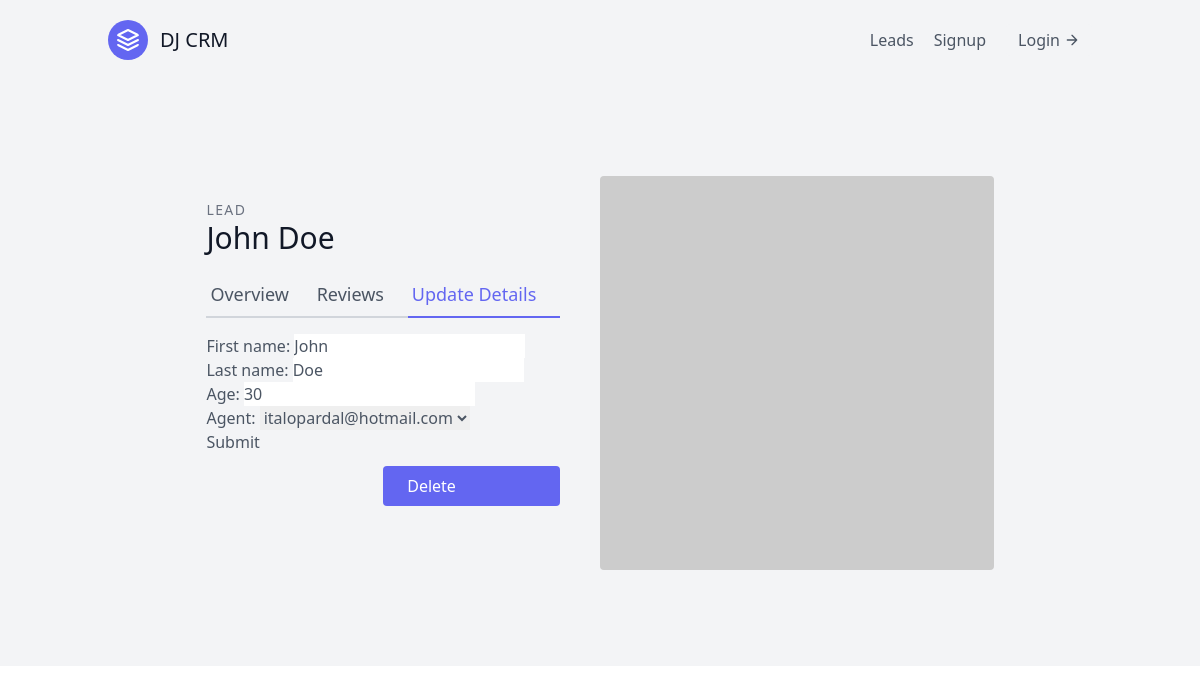
Page /leads/11/update/ on the committed database.
### leads/models.py (models this page shows, shortened)
class Lead(models.Model):
    first_name = models.CharField(max_length=50)
    last_name = models.CharField(max_length=50)
    age = models.IntegerField(default=0)
    agent = models.ForeignKey("Agent", on_delete=models.CASCADE)

### leads/views.py (the view, shortened to what this page needs)
# urls.py: path("<int:pk>/update/", LeadUpdateView.as_view(), name="lead-update"),
class LeadUpdateView(generic.UpdateView):
    template_name = "leads/lead_update.html"
    queryset = Lead.objects.all()
    form_class = LeadModelForm

### leads/forms.py
class LeadModelForm(forms.ModelForm):
    class Meta:
        model = Lead
        fields = (
            "first_name",
            "last_name",
            "age",
            "agent",
        )

### leads/models.py (called while the page is built)
    def __str__(self):
        return self.user.email

### leads/templates/leads/lead_update.html (shortened to what this page needs)
{% extends "base.html" %}
{% block content %}
<section class="text-gray-600 body-font overflow-hidden">
    <div class="container px-5 py-24 mx-auto">
        <div class="lg:w-4/5 mx-auto flex flex-wrap">
            <div class="lg:w-1/2 w-full lg:pr-10 lg:py-6 mb-6 lg:mb-0">
                <h2 class="text-sm title-font text-gray-500 tracking-widest">LEAD</h2>
                <h1 class="text-gray-900 text-3xl title-font font-medium mb-4">{{ lead.first_name}} {{ lead.last_name}}
                </h1>
                <div class="flex mb-4">
                    <a href="{% url 'leads:lead-detail' lead.pk %}"
                        class="flex-grow border-b-2 border-gray-300 py-2 text-lg px-1">
                        Overview
                    </a>
                    <a class="flex-grow border-b-2 border-gray-300 py-2 text-lg px-1">
                        Reviews
                    </a>
                    <a href="{% url 'leads:lead-update' lead.pk %}"
                        class="flex-grow text-indigo-500 border-b-2 border-indigo-500 py-2 text-lg px-1">
                        Update Details
                    </a>
                </div>
                <form action="" method="POST">
                    {{ form.as_p }}
                    <button type="submit">Submit</button>
                </form>
                <a href="{% url 'leads:lead-delete' lead.pk %}"
                    class="w-1/2 mt-3 flex ml-auto text-white bg-indigo-500 border-0 py-2 px-6 focus:outline-none hover:bg-indigo-600 rounded">
                    Delete</a>
            </div>
            <img alt="ecommerce" class="lg:w-1/2 w-full lg:h-auto h-64 object-cover object-center rounded"
                src="https://dummyimage.com/400x400">
        </div>
    </div>
</section>
{% endblock content %}

### rows in the picture
Lead: first_name "John", last_name "Doe", age "30", agent "italopardal@hotmail.com"
